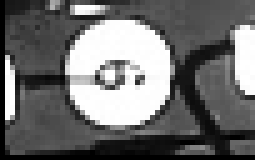
//> input picture testpic.png, 51 x 32 px (shown 5 times larger)
$ ./main   (built with g++ and OpenCV 4)
//> lines starting //> are read from the running program, lines starting //| are printed output that depends on the picture; after the words box and inside, x2 and y2 are one past the last pixel; in counts of white or black regions, pixels touching at a corner belong together
#include <iostream>
#include <vector>
using namespace std;

#include <opencv2/core/core.hpp>
#include <opencv2/imgproc/imgproc.hpp>
#include <opencv2/highgui/highgui.hpp>

using namespace cv;

int histshow(Mat Circ);
Mat getHistImg(const MatND& hist);

int main(void)
{
    Mat src = imread("./testpic.png");
//> src is the input picture: 32 rows x 51 cols, CV_8UC3; mean B, G, R 111.2, 111.2, 111.2
    namedWindow("frame", 1);
    imshow("frame", src);
    cv::waitKey(1);
    histshow(src);

    return 0;
}

int histshow(Mat Circ)
{
    const int channels[1]={0};
    const int histSize[1]={256};
    float hranges[2]={0,255};
    const float* ranges[1]={hranges};
    MatND hist;
    calcHist(&Circ, 1, channels, Mat(), hist, 1, histSize, ranges);
//> hist = 256 values, max 103 at index 253, min 0 at index 1, mean 5.94
    Mat histImg = getHistImg(Circ);
    namedWindow("Hist",1);
    imshow("Hist", histImg);
    cv::waitKey(1);
    return 0;
}
Mat getHistImg(const MatND& hist)
{
    double maxVal=0;
    double minVal=0;

    //找到直方图中的最大值和最小值
    minMaxLoc(hist,&minVal,&maxVal,0,0);
//> maxVal = 255
    int histSize = hist.rows;
//> histSize = 32
    Mat histImg(histSize,histSize,CV_8U,Scalar(255));
    // 设置最大峰值为图像高度的90%
    int hpt=static_cast<int>(0.9*histSize);
//> hpt = 28

    for(int h=0;h<histSize;h++)
    {
        float binVal=hist.at<float>(h);
        int intensity=static_cast<int>(binVal*hpt/maxVal);
        line(histImg,Point(h,histSize),Point(h,histSize-intensity),Scalar::all(0));
    }
//> this loop made 32 passes
//> (binVal, intensity) on passes 1 to 12: (1.65e-24, 0), (4.88e-25, 0), (3.19e-23, 0), (5.07e-22, 0), (3.75e-14, 0), (3.76e-14, 0), (0.157, 0), (-2.87e-16, 0), (-1.59e-23, 0), (1.17e-17, 0), (50979.1, 5597), (9.51e+14, -2147483648)
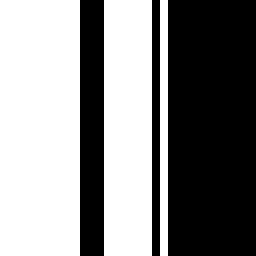
//> histImg: 32 rows x 32 cols, CV_8UC1 (shown 8 times larger); 53.1% white; 3 black regions, box (x1, y1, x2, y2) and area: (21, 0, 32, 32) 352, (10, 0, 13, 32) 96, (19, 0, 20, 32) 32

    return histImg;
}
